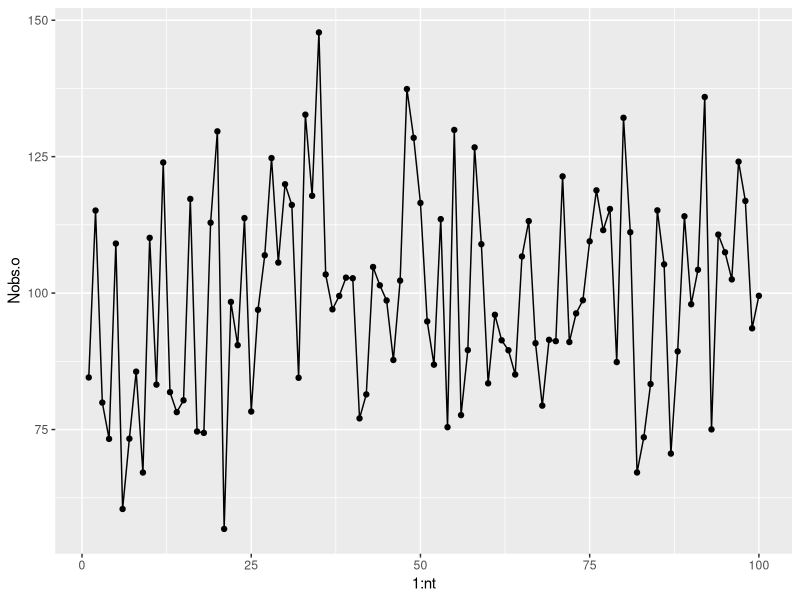
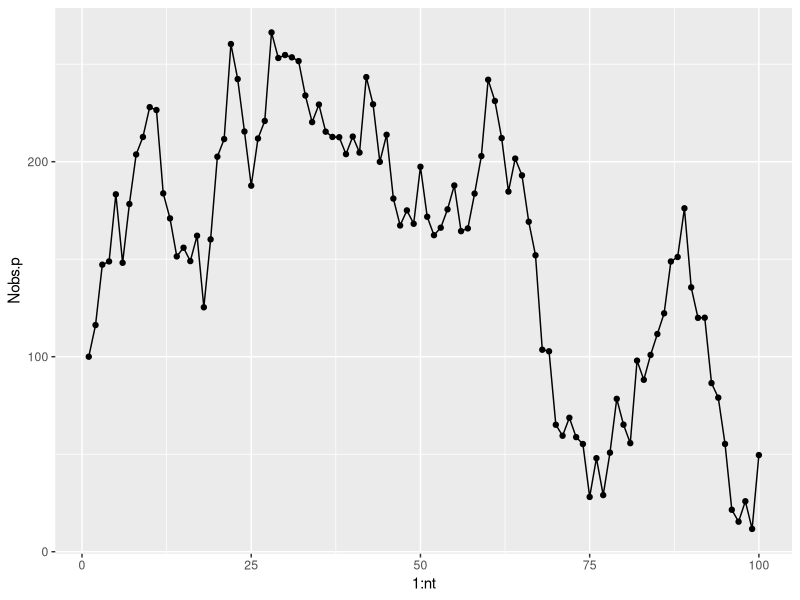
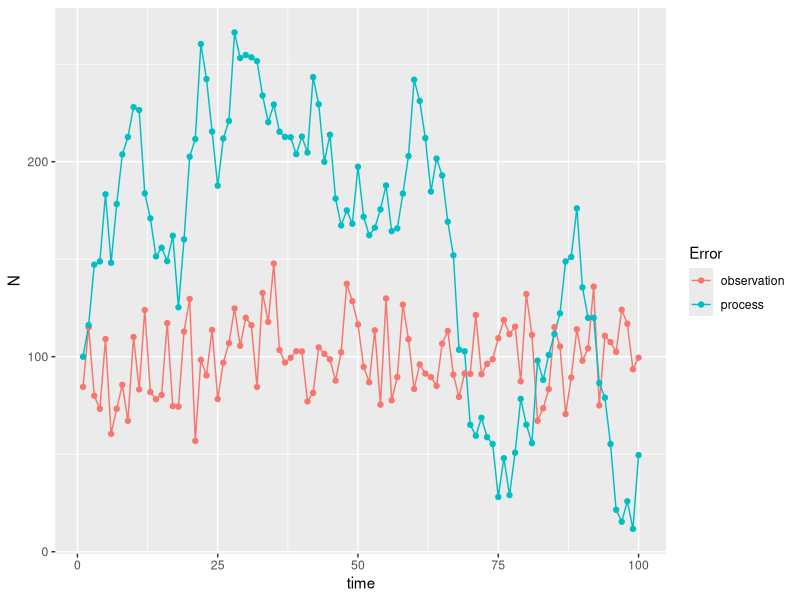

The R source for these figures, in order: (Note: this script raises an error after producing the figures.)
## ---- chunk 1
knitr::opts_chunk$set(echo = TRUE)
library(tidyverse)
library(deSolve)
## ---- chunk 2
# set lamba, number of time steps (nt), a vector to hold N, and N0
lambda <- 1
nt <- 100
N <- numeric(nt)
Nobs.o <- numeric(nt)
N0 = 100
N[1] <- N0

# decide on an amount of uncertainty in our estimate
# standard deviation

sd.obs <- 20

# now we project the population and model observation error
for (t in 1:(nt - 1)) {
  ## observation error
     Nobs.o[t] = rnorm(1, mean = N[t], sd = sd.obs)
     ## mechanistic projection
     N[t+1]=lambda*N[t]
}
# finish up adding error to the last observation
Nobs.o[nt] = rnorm(1, mean = N[nt])

## plot it
 qplot(1:nt, Nobs.o, geom=c("line", "point"))
## ---- chunk 3
# Pure process error (process variation)
# use the same standard deviation, and start anew
sd.proc=sd.obs
N = numeric(nt)
Nobs.p = numeric(nt)
N[1] = N0
for (t in 1:(nt - 1)) {
     N[t + 1] = rnorm(1, mean = lambda*N[t], sd = sd.proc)
 Nobs.p[t] = N[t] 
 }
Nobs.p[nt] = N[nt]

qplot(1:nt, Nobs.p, geom=c("line", "point"))
## ---- chunk 4
df <- data.frame(time = c(1:nt, 1:nt), Error=rep(c("observation", "process"), each=nt), 
                 N=c(Nobs.o, Nobs.p) )
ggplot(df, aes(time, N, colour=Error) ) + geom_line() + geom_point()
## ---- chunk 5
knitr::include_graphics("figs/hwange.png")
## ---- chunk 6
N.est <- c(14000, 19000, 23000, 24000, 29000, 31000, 35500, 22000, 31000, 
        22000, 27000, 32000, 29000, 34000, NA, 45000)

qplot(x=1986:2001, y=N.est, geom=c("line", "point"))
## ---- chunk 7
rmax=.45
## ---- chunk 8
alpha <- 61.280
## ---- chunk 9
nt <- 16
rand.seed <- 1
{set.seed(rand.seed)
AR <- runif(nt, min=300, max=850)
}
## ---- chunk 10
# create a vector to hold "actual" population size
N = numeric(nt)
# create a vector to hold our observation of actual population size
Nobs = numeric(nt)
# start with lots of elephants (circa 1986)
N[1] = 14000
# simulate a population
for (t in 1:(nt - 1)) {
  N[t + 1] = N[t] + rmax*N[t]*(1 - N[t]/(alpha*AR[t])) 
  Nobs[t] = N[t] 
}
# make sure our last observation is there
Nobs[nt] = N[nt]
## ---- chunk 11
# the dynamics (cf. Figs. 1, 3)
qplot(1:nt, Nobs, geom=c("line", "point"))

# Something akin to Fig. 2b
pcPGR <- log(Nobs[-1]/Nobs[-nt])
N.R <- Nobs[-nt]/AR[-nt]
qplot(x=N.R, y=pcPGR, geom="point", xlim=c(0, 120)) +
  geom_smooth(method="lm")

## ---- chunk 12
(cfs0 <- coefficients( summary( fit <- lm(pcPGR ~ N.R) )))
## ---- chunk 13
# r (0.45)
(r1 <- as.numeric(coef(fit)[1]))
# x-int (61.28)
(K1 <- as.numeric( - coef(fit)[1] / coef(fit)[2]) )
## ---- chunk 14
# standard.deviation will be a constant
SD <- 5000
{set.seed(rand.seed)
for (t in 1:(nt - 1)) {
  Nobs[t] = rnorm(1, mean=N[t] , sd=SD)
  N[t + 1] = N[t] + rmax*N[t]*(1 - N[t]/(alpha*AR[t])) 
}
Nobs[nt] = rnorm(1, mean=N[nt] , sd=SD)
}
## ---- chunk 15
# the dynamics (cf. Figs. 1, 3)
qplot(1:nt, Nobs, geom=c("line", "point"))

# Something akin to Fig. 2b
pcPGR <- log(Nobs[-1]/Nobs[-nt])
N.R <- Nobs[-nt]/AR[-nt]
qplot(x=N.R, y=pcPGR, geom="point", xlim=c(0, 120))  +
  geom_smooth(method="lm")
## ---- chunk 16
(cfs.obs <- coefficients( summary( fit <- lm(pcPGR ~ N.R) )))
## ---- chunk 17
(r2 <- as.numeric(coef(fit)[1]) )
# x-int, or K or alpha(R) (61.28)
(K2 <- as.numeric( - coef(fit)[1] / coef(fit)[2] ))
## ---- chunk 18
# standard.deviation will be a proportion of N
{set.seed(rand.seed)
prop <- 0.1
for (t in 1:(nt - 1)) {
  nextN <- N[t] + rmax*N[t]*(1 - N[t]/(alpha*AR[t])) 
  N[t + 1] = rnorm(1, mean=nextN, sd=prop*N[t])
  Nobs[t] = N[t] 
}
Nobs[nt] = N[nt]
}
## ---- chunk 19
qplot(x=1:nt, y=Nobs, geom=c("line", "point"))

# Something akin to Fig. 2b
pcPGR <- log(Nobs[-1]/Nobs[-nt])
N.R <- Nobs[-nt]/AR[-nt]
qplot(x=N.R, y=pcPGR, geom="point", xlim=c(0, 120)) +
  geom_smooth(method="lm")
## ---- chunk 20
(cfs.proc <- coefficients( summary( fit <- lm(pcPGR ~ N.R) ) ))
## ---- chunk 21
(r3 <- as.numeric(coef(fit)[1]))
# x-int, alpha R (61.28)
(K3 <- as.numeric( - coef(fit)[1] / coef(fit)[2]))
## ---- chunk 22
{set.seed(rand.seed)
for (t in 1:(nt - 1)) {
  Nobs[t] = rnorm(1, mean=N[t] , sd=SD)
  nextN <- N[t] + rmax*N[t]*(1 - N[t]/(alpha*AR[t])) 
  N[t + 1] = rnorm(1, mean=nextN, sd=prop*N[t])
}
Nobs[nt] = rnorm(1, mean=N[nt] , sd=SD)
}
## ---- chunk 23
qplot(x=1:nt, y=Nobs, geom=c("line", "point"))

# Something akin to Fig. 2b
pcPGR <- log(Nobs[-1]/Nobs[-nt])
N.R <- Nobs[-nt]/AR[-nt]
qplot(x=N.R, y=pcPGR, geom="point", xlim=c(0, 120)) + 
  geom_smooth(method="lm")
## ---- chunk 24
(cfs.both <- coefficients( summary( fit <- lm(pcPGR ~ N.R) ) ))
## ---- chunk 25
(r4 <- as.numeric(coef(fit)[1]))
# x-int (61.28)
(K4 <- as.numeric(- coef(fit)[1] / coef(fit)[2]))
## ---- chunk 26
list(No.error=cfs0, Obs.error=cfs.obs, Proc.error=cfs.proc, Both.error=cfs.both)

c(r1,r2,r3,r4)
c(K1,K2,K3,K4)
## ---- chunk 27

errorEval <- function(obs.e = 5000, proc.e = 0.1, nt=16, rmax=0.45, alpha=61.28, N1=14000, seed=2) {
{set.seed(seed)
AR <- runif(nt, min=300, max=850)
ann.rain <- seq(300, 850, length.out=nt)
AR <- spec_mimic(ann.rain, gamma=0)
}
# create a vector to hold "actual" population size
N = numeric(nt)
# create a vector to hold our observation of actual population size
Nobs = numeric(nt)
# start with lots of elephants (circa 1986)
N[1] = N1
t=1
for (t in 1:(nt - 1)) {
  Nobs[t] = rnorm(1, mean=N[t] , sd=obs.e)
  nextN <- N[t] + rmax*N[t]*(1 - N[t]/(alpha*AR[t])) 
  N[t + 1] = max(0, rnorm(1, mean=nextN, sd=proc.e*N[t]) )
}
Nobs[nt] = rnorm(1, mean=N[nt] , sd=obs.e)

pcPGR <- log(Nobs[-1]/Nobs[-nt])
N.R <- Nobs[-nt]/AR[-nt]
cfs <- coefficients( summary( fit <- lm(pcPGR ~ N.R) ) )
obs.r <-  as.numeric( cfs[1] )
obs.alpha <- as.numeric( - cfs[1] / cfs[2] )
return( c(obs.r=obs.r, obs.alpha=obs.alpha) )
}
errorEval()
## ---- chunk 28
Obs.e <- 10^seq(0, 4, by=.1) 
Proc.e <- seq(0,.3, by=0.05)
df <- expand.grid(Obs.e=Obs.e, Proc.e=Proc.e)
df$r.est <- numeric(nrow(df))
df$K.est <- numeric(nrow(df))
for(i in 1:nrow(df) ){
  df[i,3:4] <- errorEval(obs.e=df$Obs.e[i], proc.e=df$Proc.e[i])
}
ggplot(df, aes(Obs.e, K.est, colour=as.factor(Proc.e))) + geom_line()
